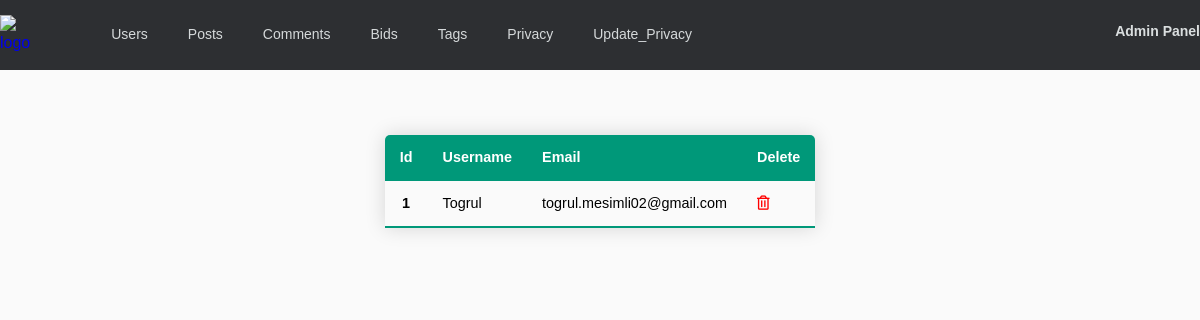
Before: /admin/users (signed in) with the older database file.
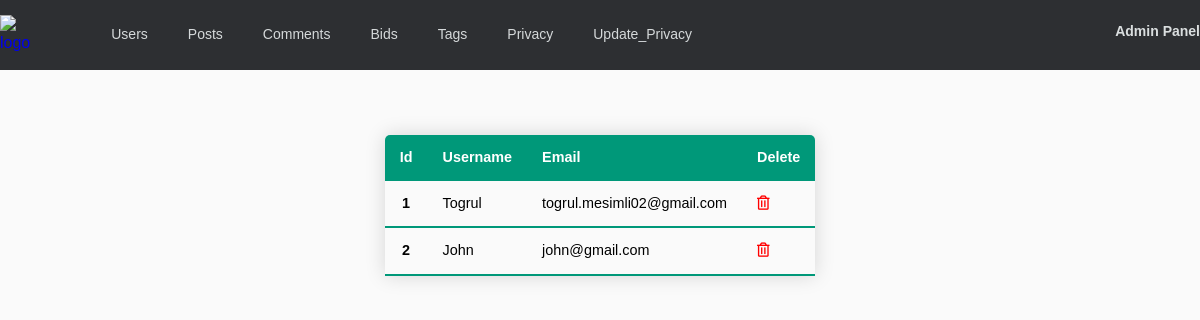
After: the same page with the newer database file.
### app/models.py (models this page shows, shortened)
class User(db.Model, UserMixin):
    id = db.Column(db.Integer, primary_key=True)
    username = db.Column(db.String(20), unique=True, nullable=False)
    email = db.Column(db.String(120), unique=True, nullable=False)
    image_file = db.Column(db.String(20), nullable=False, default='default.jpg')
    password = db.Column(db.String(60), nullable=False)
    about_user = db.Column(db.Text)
    education = db.Column(db.Text)
    speciality = db.Column(db.String(20))
    location = db.Column(db.String(20))
    age = db.Column(db.Integer)
    experience = db.Column(db.Integer)
    hourly_rate = db.Column(db.Integer)
    job_done = db.Column(db.Integer)
    posts = db.relationship('Post', backref='author', lazy=True, cascade='all,delete')
    comments = db.relationship('Comment', backref='comment_author', lazy=True, cascade='all,delete')
    bids = db.relationship('Bid', backref='bid_owner', lazy=True, cascade='all,delete')

### app/routes.py (the view)
@app.route('/admin/users', methods=['GET','POST'])
def admin_users():
    if current_user.username == 'Togrul':
        users = User.query.all()
        return render_template('admin/users.html', users=users)
    else:
        abort(403)

### app/models.py (called while the page is built)
@login_manager.user_loader
def load_user(user_id):
    return User.query.get(int(user_id))

### app/templates/admin/users.html
{% extends "admin/base.html" %}
{% block css %}
<link rel="stylesheet" href="{{ url_for('static', filename='css/base.css') }}">
{% endblock %}
{% block content %}
    <table class="content-table">
        <thead>
            <tr>
                <th scope="col">Id</th>
                <th scope="col">Username</th>
                <th scope="col">Email</th>
                <th scope="col">Delete</th>
            </tr>
        </thead>
        {% for user in users %}
        <tbody>
            <tr>
                <th scope="row">{{ user.id }}</th>
                <td>{{ user.username }}</td>
                <td>{{ user.email }}</td>
                <td>
                <a href="{{url_for('admin_delete', user_id=user.id)}}"><i class="far fa-trash-alt" style="color: red;"></i></a>
                </td>
            </tr>
        </tbody>
        {% endfor %}
    </table>
    {% endblock %}

Changed rows visible on the page:
added User: id "2", username "John", email "john@gmail.com"
